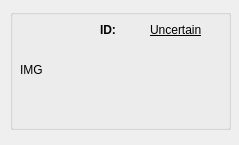
<?xml version="1.0" encoding="UTF-8"?>
<ui version="4.0">
 <class>Form</class>
 <widget class="QWidget" name="Form">
  <property name="geometry">
   <rect>
    <x>0</x>
    <y>0</y>
    <width>239</width>
    <height>145</height>
   </rect>
  </property>
  <property name="windowTitle">
   <string>Form</string>
  </property>
  <widget class="QGroupBox" name="groupBox">
   <property name="geometry">
    <rect>
     <x>10</x>
     <y>9</y>
     <width>221</width>
     <height>121</height>
    </rect>
   </property>
   <property name="title">
    <string/>
   </property>
   <widget class="QLabel" name="imgLabel">
    <property name="geometry">
     <rect>
      <x>10</x>
      <y>10</y>
      <width>71</width>
      <height>101</height>
     </rect>
    </property>
    <property name="text">
     <string>IMG</string>
    </property>
   </widget>
   <widget class="QLabel" name="idLabel">
    <property name="geometry">
     <rect>
      <x>140</x>
      <y>10</y>
      <width>81</width>
      <height>21</height>
     </rect>
    </property>
    <property name="font">
     <font>
      <pointsize>9</pointsize>
      <underline>true</underline>
     </font>
    </property>
    <property name="text">
     <string>Uncertain</string>
    </property>
   </widget>
   <widget class="QLabel" name="label_2">
    <property name="geometry">
     <rect>
      <x>90</x>
      <y>10</y>
      <width>41</width>
      <height>21</height>
     </rect>
    </property>
    <property name="font">
     <font>
      <pointsize>9</pointsize>
      <weight>75</weight>
      <bold>true</bold>
     </font>
    </property>
    <property name="text">
     <string>ID:</string>
    </property>
   </widget>
  </widget>
 </widget>
 <resources/>
 <connections/>
</ui>
